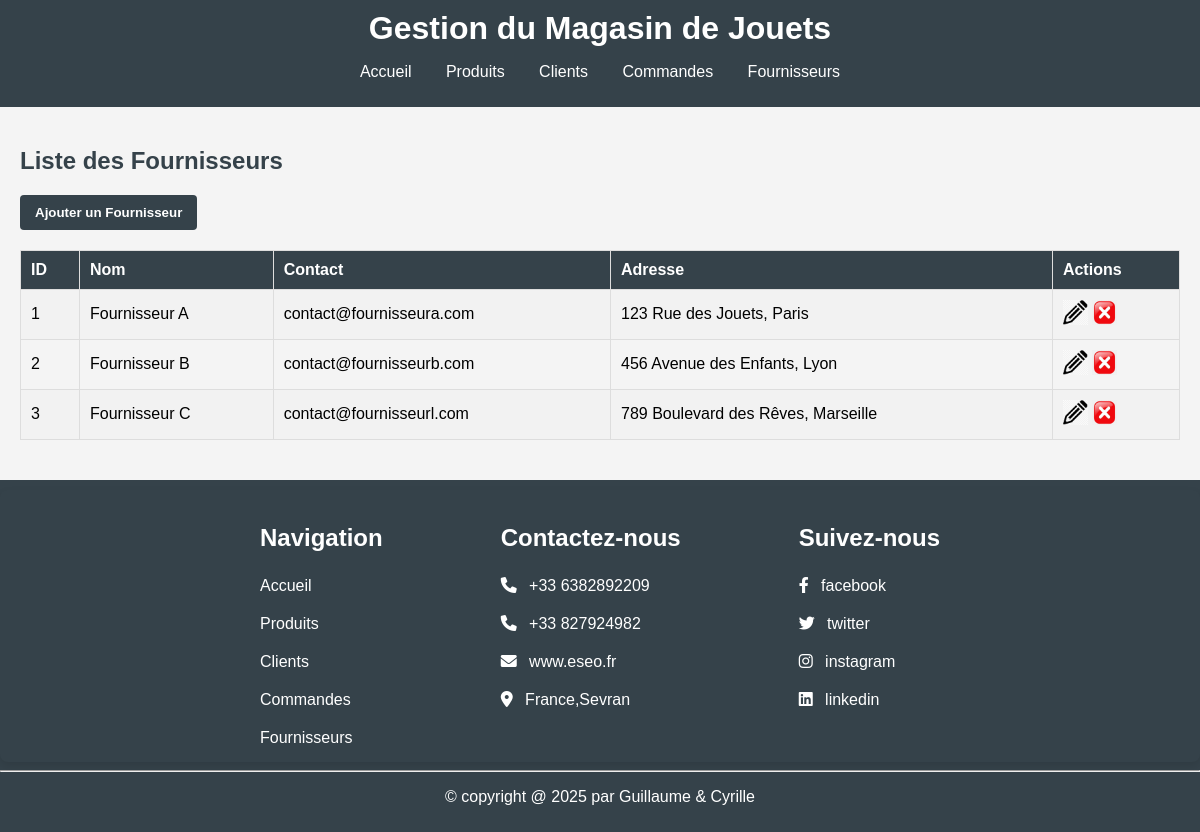
The page /fournisseurs/index.php on the database its author committed.
### tables this page shows
CREATE TABLE suppliers (
    id INT AUTO_INCREMENT PRIMARY KEY,
    name VARCHAR(255) NOT NULL,
    contact VARCHAR(255),
    address VARCHAR(255)
);

### fournisseurs/index.php (the view, shortened to what this page needs)
<?php
include '../includes/db.php';
include '../includes/header.php';
$sql = "SELECT * FROM suppliers";
$result = $conn->query($sql);
?>
<h2>Liste des Fournisseurs</h2>
<button><a href="ajouter.php">Ajouter un Fournisseur</a></button>
<table>
    <tr>
        <th>ID</th>
        <th>Nom</th>
        <th>Contact</th>
        <th>Adresse</th>
        <th>Actions</th>
    </tr>
    <?php while ($row = $result->fetch_assoc()): ?>
    <tr>
        <td><?php echo $row['id']; ?></td>
        <td><?php echo $row['name']; ?></td>
        <td><?php echo $row['contact']; ?></td>
        <td><?php echo $row['address']; ?></td>
        <td>
            <a href="modifier.php?id=<?php echo $row['id']; ?>"><img src="/Jouets/images/edit.png" alt="" srcset=""></a>
            <a href="supprimer.php?id=<?php echo $row['id']; ?>"><img src="/Jouets/images/delete.jpg" alt="" srcset=""></a>
        </td>
    </tr>
    <?php endwhile; ?>
</table>
<?php
include '../includes/footer.php';
?>

### css/style.css (style rules this page uses)
* { box-sizing: border-box; }
body { font-family: Arial, sans-serif; margin: 0; padding: 0; background-color: #f4f4f4; }
h2 { color: #35424a; }
table { width: 100%; border-collapse: collapse; margin: 20px 0; }
table, th, td { border: 1px solid #dddddd; }
th, td { padding: 10px; text-align: left; }
th { background-color: #35424a; color: white; }
tr:nth-child(even) { background-color: #f2f2f2; }
button { background-color: #35424a; color: white; border: none; padding: 10px 15px; cursor: pointer; border-radius: 4px; }
button a { color: white; text-decoration: none; font-weight: bold; }
a > img { width: 25px; height: 25px; }

### rows shown on the page
suppliers: id "1", name "Fournisseur A", contact "contact@fournisseura.com", address "123 Rue des Jouets, Paris"
suppliers: id "2", name "Fournisseur B", contact "contact@fournisseurb.com", address "456 Avenue des Enfants, Lyon"
suppliers: id "3", name "Fournisseur C", contact "contact@fournisseurl.com", address "789 Boulevard des Rêves, Marseille"
